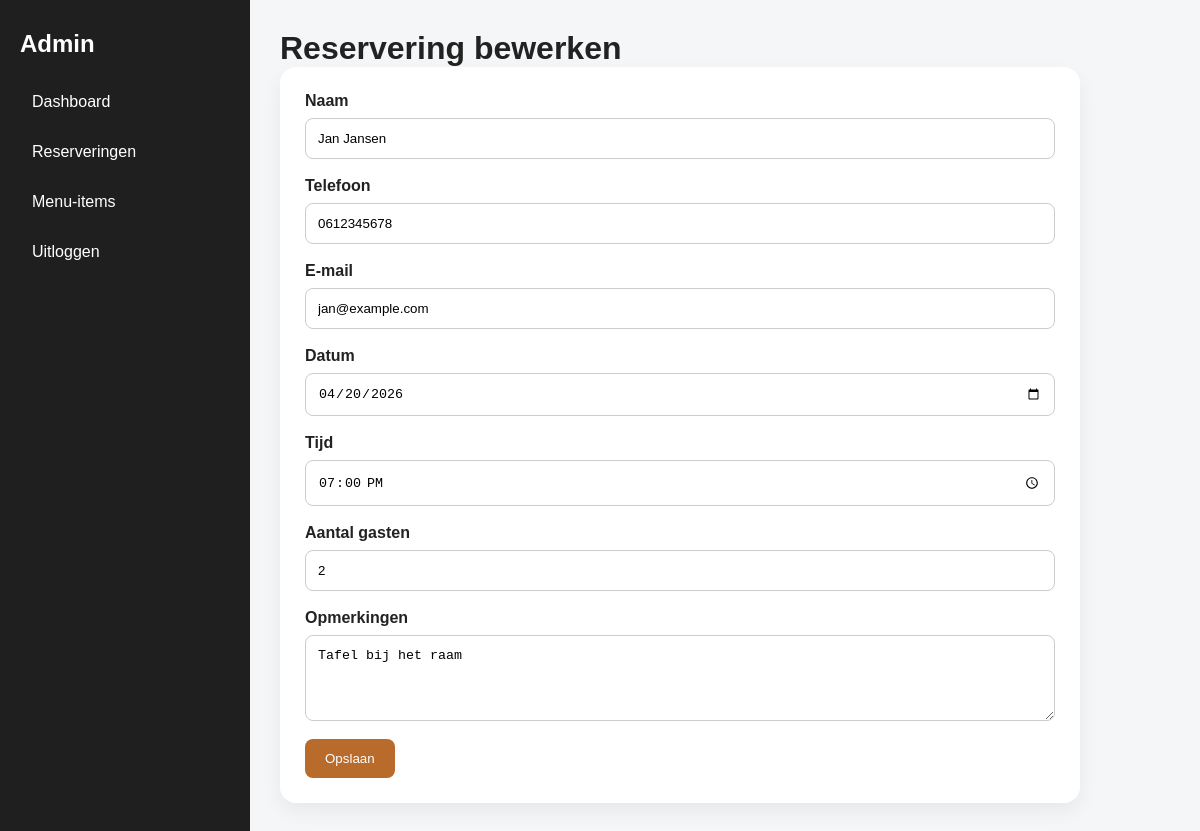
The app's page /admin/reservation_edit.php?id=1 (signed in) with its own data.
### tables this page shows
CREATE TABLE IF NOT EXISTS `reservations` (
  `id` int NOT NULL AUTO_INCREMENT,
  `name` varchar(150) NOT NULL,
  `phone` varchar(50) NOT NULL,
  `email` varchar(150) NOT NULL,
  `reservation_date` date NOT NULL,
  `reservation_time` time NOT NULL,
  `guests` int NOT NULL,
  `notes` text,
  `created_at` timestamp NULL DEFAULT CURRENT_TIMESTAMP,
  PRIMARY KEY (`id`)
);

### admin/reservation_edit.php (the view, shortened to what this page needs)
<?php
require_once '../config/db.php';
$id = $_GET['id'] ?? null;
$stmt = $pdo->prepare("SELECT * FROM reservations WHERE id = :id");
$stmt->execute([':id' => $id]);
$reservation = $stmt->fetch(PDO::FETCH_ASSOC);
?>
<!DOCTYPE html>
<html lang="nl">
<head>
    <link rel="stylesheet" href="../assets/css/admin.css">
</head>
<body>
    <div class="admin-layout">
        <aside class="admin-sidebar">
            <h2>Admin</h2>
            <nav>
                <a href="dashboard.php">Dashboard</a>
                <a href="reservations.php">Reserveringen</a>
                <a href="menu_items.php">Menu-items</a>
                <a href="logout.php">Uitloggen</a>
            </nav>
        </aside>
        <main class="admin-main">
            <h1>Reservering bewerken</h1>
            <form method="POST" class="admin-form-card">
                <div class="form-group">
                    <label>Naam</label>
                    <input type="text" name="name" value="<?php echo htmlspecialchars($reservation['name']); ?>" required>
                </div>
                <div class="form-group">
                    <label>Telefoon</label>
                    <input type="text" name="phone" value="<?php echo htmlspecialchars($reservation['phone']); ?>" required>
                </div>
                <div class="form-group">
                    <label>E-mail</label>
                    <input type="email" name="email" value="<?php echo htmlspecialchars($reservation['email']); ?>" required>
                </div>
                <div class="form-group">
                    <label>Datum</label>
                    <input type="date" name="reservation_date" value="<?php echo htmlspecialchars($reservation['reservation_date']); ?>" required>
                </div>
                <div class="form-group">
                    <label>Tijd</label>
                    <input type="time" name="reservation_time" value="<?php echo htmlspecialchars($reservation['reservation_time']); ?>" required>
                </div>
                <div class="form-group">
                    <label>Aantal gasten</label>
                    <input type="number" name="guests" value="<?php echo htmlspecialchars($reservation['guests']); ?>" required>
                </div>
                <div class="form-group full-width">
                    <label>Opmerkingen</label>
                    <textarea name="notes" rows="4"><?php echo htmlspecialchars($reservation['notes']); ?></textarea>
                </div>
                <button type="submit" class="btn-admin">Opslaan</button>
            </form>
        </main>
    </div>
</body>
</html>

### assets/css/admin.css (style rules this page uses)
* { margin: 0; padding: 0; box-sizing: border-box; }
body { font-family: Arial, sans-serif; background: #f4f6f8; color: #222; }
a { text-decoration: none; }
.form-group { display: flex; flex-direction: column; margin-bottom: 18px; }
.form-group label { margin-bottom: 8px; font-weight: bold; }
.form-group input, .form-group textarea, .form-group select { padding: 12px; border: 1px solid #ccc; border-radius: 8px; }
.btn-admin { display: inline-block; padding: 12px 20px; background: #b86b2b; color: #fff; border: none; border-radius: 8px; cursor: pointer; }
.admin-layout { display: flex; min-height: 100vh; }
.admin-sidebar { width: 250px; background: #1f1f1f; color: #fff; padding: 30px 20px; }
.admin-sidebar h2 { margin-bottom: 25px; }
.admin-sidebar nav { display: flex; flex-direction: column; gap: 12px; }
.admin-sidebar nav a { color: #fff; padding: 10px 12px; border-radius: 8px; }
.admin-main { flex: 1; padding: 30px; }
.stat-card, .admin-card, .admin-form-card { background: #fff; padding: 25px; border-radius: 16px; box-shadow: 0 8px 20px rgba(0,0,0,.06); }
.admin-form-card { max-width: 800px; }
.full-width { width: 100%; }

### records on screen
reservations: name "Jan Jansen", phone "0612345678", email "jan@example.com", reservation_date "04/20/2026", reservation_time "19:00:00", guests "2", notes "Tafel bij het raam"
